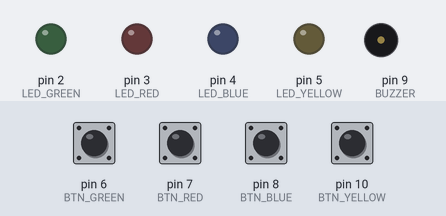
This sketch was run on a simulated Arduino Uno, built with avr-gcc and run on an emulated ATmega328P. Parts: output pins drawn as LEDs (lit = HIGH), buzzer (waves = sounding). The inputs (shaded band) are chosen by the test bench; at power-on: pin 6 (BTN_GREEN), pin 7 (BTN_RED), pin 8 (BTN_BLUE), pin 10 (BTN_YELLOW) HIGH. Random numbers use the default seed unless the sketch sets one.

Above: at 3.6 s.
3.7 s: pin 6 (BTN_GREEN) pulled LOW for 0.15 s
At 3.85 s:
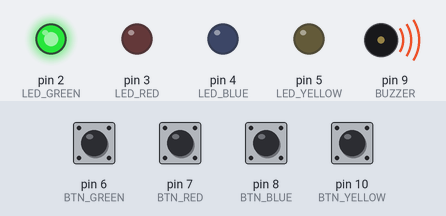
At 4.65 s:
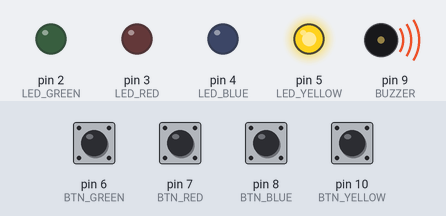
6.3 s: pin 7 (BTN_RED) pulled LOW for 0.15 s
At 7.4 s:
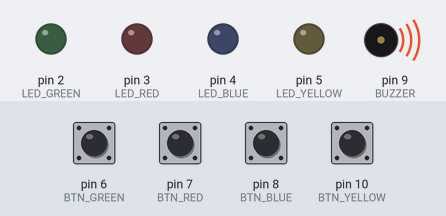
Timing chart, 0 to 10.4 s (numbered marks = the images above; inputs shaded):
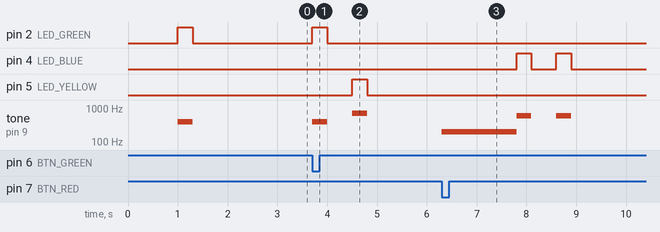

Measured:
- after the input at 3.7 s, pin 2 (LED_GREEN): LOW → HIGH at once, → LOW 0.30 s later; pin 5 (LED_YELLOW): LOW → HIGH after 0.80 s, → LOW 0.30 s later; tone on pin 9 (BUZZER): silent → 400 Hz at once, → silent 0.30 s later, → 700 Hz 0.50 s later, → silent 0.30 s later
- after the input at 6.3 s, pin 4 (LED_BLUE): alternates HIGH for 0.30 s and LOW for 0.50 s, 4 changes in all, then stays LOW, starting after 1.5 s; tone on pin 9 (BUZZER): plays 200 Hz for 1.5 s, 600 Hz for 0.30 s, 600 Hz for 0.30 s, starting at once

The sketch:

Genius.ino
```cpp
// Pin's definition
const int LED_GREEN = 2; // Green button's LED
const int LED_RED = 3;   // Red button's LED
const int LED_BLUE = 4;  // Blue button's LED
const int LED_YELLOW = 5;// Yellow button's LED

const int BTN_GREEN = 6; // Green button
const int BTN_RED = 7;   // Red button
const int BTN_BLUE = 8;  // Blue button
const int BTN_YELLOW = 10; // Yellow Button

const int BUZZER = 9;

// Game's vars
int sequence[100]; // colors sequence (100 steps)
int sequenceLength = 0; // current sequence lenght
bool playerTurn = false;

void setup() {
  // LED Pin's configuration
  pinMode(LED_GREEN, OUTPUT);
  pinMode(LED_RED, OUTPUT);
  pinMode(LED_BLUE, OUTPUT);
  pinMode(LED_YELLOW, OUTPUT);

  // Button Pin's configuration
  pinMode(BTN_GREEN, INPUT_PULLUP);
  pinMode(BTN_RED, INPUT_PULLUP);
  pinMode(BTN_BLUE, INPUT_PULLUP);
  pinMode(BTN_YELLOW, INPUT_PULLUP);

  // buzzer config
  pinMode(BUZZER, OUTPUT);

  Serial.begin(9600);
  randomSeed(analogRead(0)); // start the random number generation
}

void loop() {
  //Play the sequence to the player
  playSequence();

  // Wait Player's response
  if (!playerTurn) {
    playerTurn = true;
    if (!playerInput()) {
      gameOver();
    }
    playerTurn = false;
  }

  // Add a new step to the sequence
  addStep();
}

// Add a new step to the sequence
void addStep() {
  sequence[sequenceLength] = random(0, 4); // Generate a random number between 0 and 3
  sequenceLength++;
}

//  Play the sequence of led and sound
void playSequence() {
  for (int i = 0; i < sequenceLength; i++) {
    playColor(sequence[i]);
    delay(500);//delay to understand the sequence
  }
  delay(1000); // Pause before the player's turn
}

// Play a sound and a color
void playColor(int color) {
  switch (color) {
    case 0:
      digitalWrite(LED_GREEN, HIGH);
      tone(BUZZER, 400, 300);
      delay(300);
      digitalWrite(LED_GREEN, LOW);
      break;
    case 1:
      digitalWrite(LED_RED, HIGH);
      tone(BUZZER, 500, 300);
      delay(300);
      digitalWrite(LED_RED, LOW);
      break;
    case 2:
      digitalWrite(LED_BLUE, HIGH);
      tone(BUZZER, 600, 300);
      delay(300);
      digitalWrite(LED_BLUE, LOW);
      break;
    case 3:
      digitalWrite(LED_YELLOW, HIGH);
      tone(BUZZER, 700, 300);
      delay(300);
      digitalWrite(LED_YELLOW, LOW);
      break;
  }
}

// Get the player input
bool playerInput() {
  for (int i = 0; i < sequenceLength; i++) {
    int playerMove = waitForButtonPress();
    if (playerMove != sequence[i]) {
      return false; // Wrong answer
    }
  }
  return true; // Player made the correct sequence
}

// Wait until player press a button
int waitForButtonPress() {
  while (true) {
    if (digitalRead(BTN_GREEN) == LOW) return 0;
    if (digitalRead(BTN_RED) == LOW) return 1;
    if (digitalRead(BTN_BLUE) == LOW) return 2;
    if (digitalRead(BTN_YELLOW) == LOW) return 3;
  }
}

// End the game if there's a error
void gameOver() {
  for (int i = 0; i < 3; i++) {
    tone(BUZZER, 200, 500);
    delay(500);
  }
  sequenceLength = 0; // Reset the game
  addStep();          // Add the first step to restart the game
}
```
